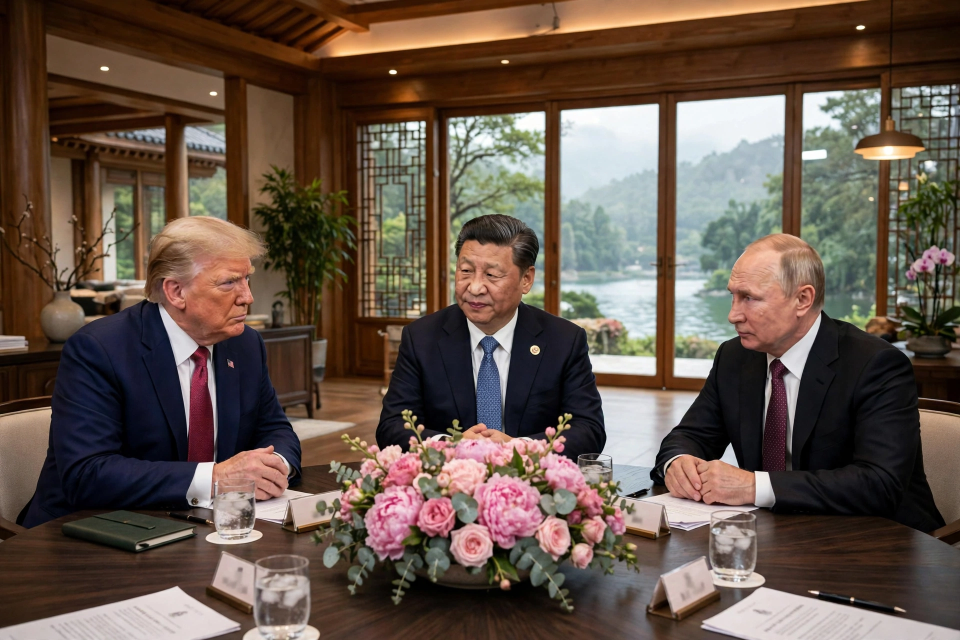
#> input picture panels/media-generation-panel-summit-0-ef095972-1f1f-46d0-8bf5-673f8b7b6cd7.webp, 1920 x 1280 px (shown at 1/2 size); its folder holds 4 pictures in this run
$ python compose.py
#> lines starting #> are read from the running program, lines starting #| are printed output that depends on the picture
"""Compose the news-image entry: a one-day newspaper front page for Friday 20 November 2026.

Reads the five generated photo panels from panels/, lays them out with the day's headlines
(researched from the day's news), and writes entry.png at 1024x1024. All text is drawn with PIL,
so every headline is spelled exactly as written here. Run: python3 compose.py
"""
import glob
import os

from PIL import Image, ImageDraw, ImageFont

HERE = os.path.dirname(os.path.abspath(__file__))
W, H = 1024, 1024
PAPER = (253, 251, 247)
INK = (17, 17, 17)
MUTED = (85, 85, 85)
ACCENT = (155, 44, 44)
RULE = (17, 17, 17)
HAIR = (204, 204, 204)

SERIF_B = '/usr/share/fonts/truetype/dejavu/DejaVuSerif-Bold.ttf'
SANS = '/usr/share/fonts/truetype/dejavu/DejaVuSans.ttf'
SANS_B = '/usr/share/fonts/truetype/dejavu/DejaVuSans-Bold.ttf'


def font(path, size):
    return ImageFont.truetype(path, size)


def panel(name):
    hits = glob.glob(os.path.join(HERE, 'panels', f'media-generation-panel-{name}-*.webp'))
    if not hits:
        raise SystemExit(f'no panel for {name}')
    return Image.open(hits[0]).convert('RGB')


def crop_to(im, w, h):
    """Center-crop to the target aspect, then resize."""
    tw, th = w / h, im.width / im.height
    if th > tw:
        nw = int(im.height * tw)
        x = (im.width - nw) // 2
        im = im.crop((x, 0, x + nw, im.height))
    else:
        nh = int(im.width / tw)
        y = (im.height - nh) // 2
        im = im.crop((0, y, im.width, y + nh))
    return im.resize((w, h), Image.LANCZOS)


def wrap(draw, text, fnt, max_w):
    words = text.split()
    lines, cur = [], ''
    for word in words:
        trial = f'{cur} {word}'.strip()
        if draw.textlength(trial, font=fnt) <= max_w:
            cur = trial
        else:
            if cur:
                lines.append(cur)
            cur = word
    if cur:
        lines.append(cur)
    return lines


def main():
    img = Image.new('RGB', (W, H), PAPER)
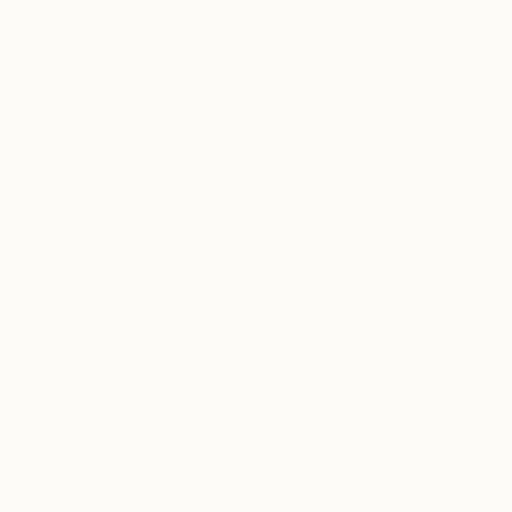
#> img: PIL image 1024x1024 RGB (shown at 1/2 size); mean R, G, B 253, 251, 247
    d = ImageDraw.Draw(img)
    mx = 16  # side margin
    cw = W - 2 * mx  # content width

    # --- masthead ---
    title = 'THE WORLD IN ONE DAY'
    tf = font(SERIF_B, 46)
    d.text(((W - d.textlength(title, font=tf)) / 2, 10), title, font=tf, fill=INK)
    date = 'FRIDAY, 20 NOVEMBER 2026'
    df = font(SANS_B, 19)
    d.text(((W - d.textlength(date, font=df)) / 2, 62), date, font=df, fill=INK)
    d.line([(mx, 88), (W - mx, 88)], fill=RULE, width=2)

    # --- lead story: the Shenzhen trilateral ---
    summit = crop_to(panel('summit'), cw, 330)
#> in panel, returned value is the input picture: PIL image 1920x1280 RGB; mean R, G, B 100.9, 84.4, 73.5
#> in crop_to, `tw, th = w / h, im.width / im.height`: tw = 3.01; th = 1.5
#> in crop_to, `nh = int(im.width / tw)`: nh = 638
#> in crop_to, `y = (im.height - nh) // 2`: y = 321
#> in crop_to, `return im.resize((w, h), Image.LANCZOS)`:
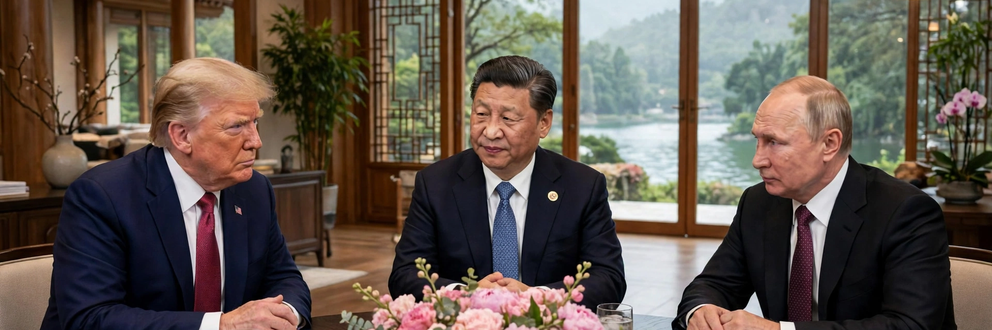
#> returned value: PIL image 992x330 RGB; mean R, G, B 98.3, 86.5, 77.2
    img.paste(summit, (mx, 96))
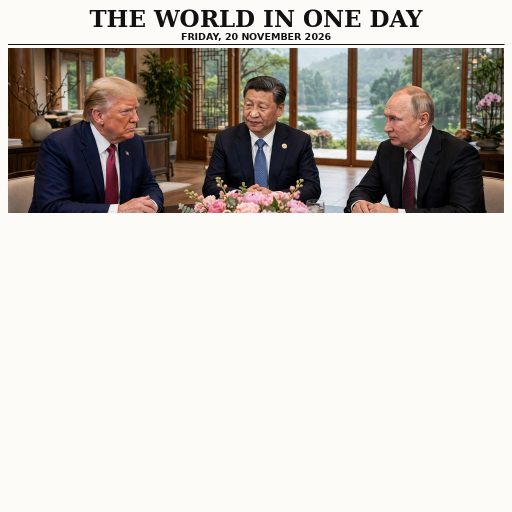
#> img: PIL image 1024x1024 RGB (shown at 1/2 size); mean R, G, B 201.8, 196.8, 191.2
    y = 434
    kf = font(SANS_B, 14)
    d.text((mx, y), 'DIPLOMACY  •  LEAD STORY', font=kf, fill=ACCENT)
    y += 22
    hf = font(SERIF_B, 38)
    d.text((mx, y), 'TRUMP, XI AND PUTIN SIGN PEACE PACT', font=hf, fill=INK)
    y += 48
    sf = font(SANS, 19)
    d.text((mx, y), 'First trilateral in Shenzhen ends with a four-point peace declaration.', font=sf, fill=MUTED)
    d.line([(mx, 540), (W - mx, 540)], fill=RULE, width=2)

    # --- two-column rows ---
    col_w = (cw - 16) // 2
    col_x = [mx, mx + col_w + 16]
    rows = [
        (548, [
            ('cyclone', 'CYCLONE AKVAN HITS ODISHA',
             '300,000 evacuated as the storm crosses near Gopalpur; 41 trains cancelled.'),
            ('icj', 'MYANMAR GUILTY OF GENOCIDE',
             'World Court rules 9-6 in a historic first; reparations ordered for the Rohingya.'),
        ]),
        (772, [
            ('ukraine', 'ZELENSKYY: NATO IS THE GUARANTEE',
             'Kyiv pushes four-party talks with Europe, America and Russia.'),
            ('senate', 'SENATE REJECTS IRAN WAR CURBS',
             'War-powers resolution fails 51-48; three Republicans break ranks.'),
        ]),
    ]
    for top, cols in rows:
        for i, (name, headline, sub) in enumerate(cols):
            x = col_x[i]
            pic = crop_to(panel(name), col_w, 118)
#> call 2 of panel, with name = 'cyclone'
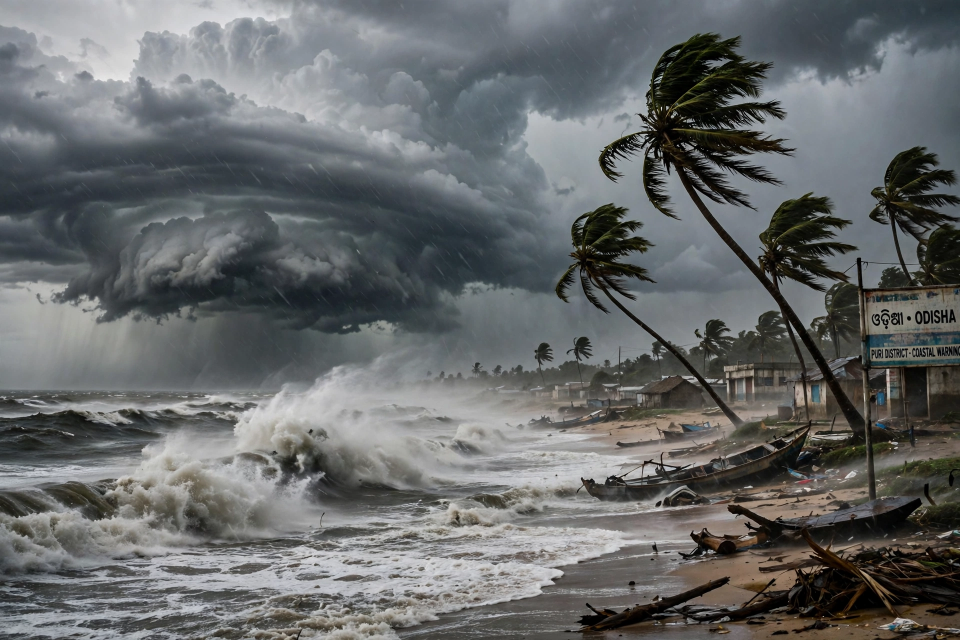
#> input picture panels/media-generation-panel-cyclone-0-e4dc76f6-1628-45cc-8ca2-82bc52308723.webp, 1920 x 1280 px (shown at 1/2 size)
#> in panel, returned value is the input picture: PIL image 1920x1280 RGB; mean R, G, B 102.8, 105.3, 105.8
#> call 2 of crop_to, with w = 488, h = 118
#> in crop_to (call 2), `tw, th = w / h, im.width / im.height`: tw = 4.14
#> in crop_to (call 2), `nh = int(im.width / tw)`: nh = 464
#> in crop_to (call 2), `y = (im.height - nh) // 2`: y = 408
#> in crop_to (call 2), `im = im.crop((0, y, im.width, y + nh))`:
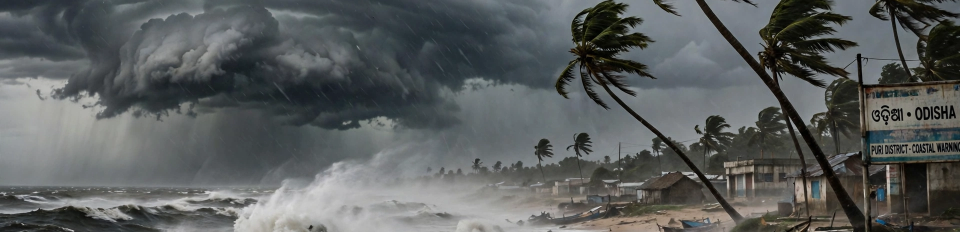
#> im: PIL image 1920x464 RGB (shown at 1/2 size); mean R, G, B 90.5, 94, 93.9
#> in crop_to (call 2), `return im.resize((w, h), Image.LANCZOS)`:
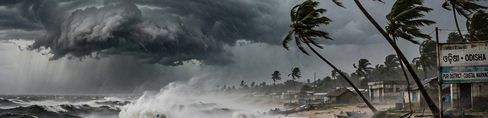
#> returned value: PIL image 488x118 RGB; mean R, G, B 90.5, 94, 93.9
            img.paste(pic, (x, top))
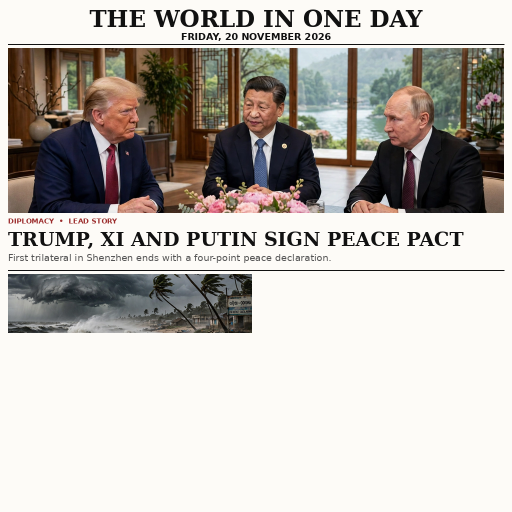
#> img: PIL image 1024x1024 RGB (shown at 1/2 size); mean R, G, B 189.8, 185, 179.7
            hy = top + 126
            hfont = font(SERIF_B, 21)
            d.text((x, hy), headline, font=hfont, fill=INK)
            sfont = font(SANS, 15)
            for j, line in enumerate(wrap(d, sub, sfont, col_w)):
#> in wrap, `words = text.split()`: words = ['300,000', 'evacuated', 'as', 'the', 'storm', 'crosses', 'near', 'Gopalpur;', '41', 'trains', 'cancelled.']
#> in wrap, `lines, cur = [], ''`: cur = ''
                d.text((x, hy + 28 + j * 19), line, font=sfont, fill=MUTED)
#> this loop made 2 passes
        d.line([(mx, top + 208), (W - mx, top + 208)], fill=HAIR, width=1)

    # --- bottom strip ---
    strip = "ALSO TODAY:  Trump pardons Pete Rose  ·  Anthropic's record $81.3bn IPO closes up 17%  ·  EU pledges $49bn loan to Ukraine"
    sfont = font(SANS, 15)
    d.text(((W - d.textlength(strip, font=sfont)) / 2, 994), strip, font=sfont, fill=INK)

    png_path = os.path.join(HERE, 'entry.png')
    img.save(png_path, optimize=True)
    print(f'entry.png: {os.path.getsize(png_path)} bytes, {img.size}')
    jpg_path = os.path.join(HERE, 'entry.jpg')
    img.save(jpg_path, quality=92)
    print(f'entry.jpg (q92): {os.path.getsize(jpg_path)} bytes')
    print('limit: 1048576 bytes, 1024x1024')


if __name__ == '__main__':
#> (the run stopped early here; a loop or call above may not have finished)
